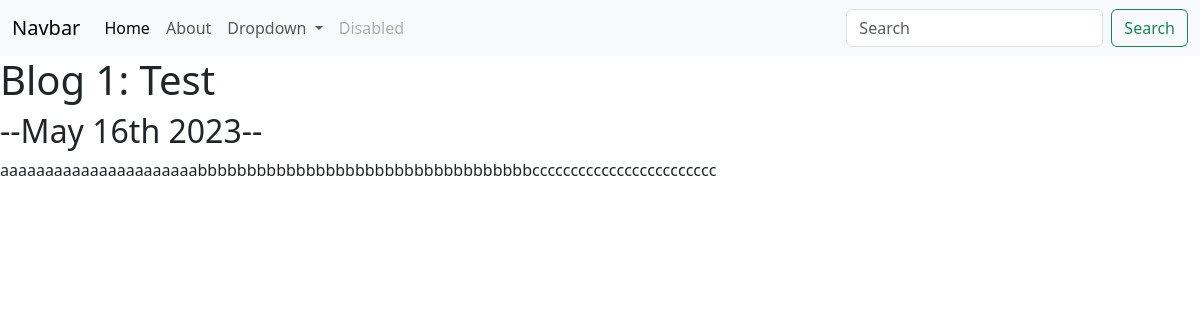
Page /blog/1/ on the committed database.
### blog/models.py (models this page shows, shortened)
class Blog(models.Model):
    title = models.CharField(max_length=200)
    description = models.TextField()
    date = models.DateField()

### blog/views.py (the view)
# urls.py: path('<int:blog_id>/', views.detail, name='detail'),
def detail(request, blog_id):
    blog = get_object_or_404(Blog, pk=blog_id)
    return render(request, 'blog/detail.html', {'blog': blog})

### blog/templates/blog/detail.html
{% extends 'portfolio/base.html' %}
{% block content %}
<h1>{{ blog.title }}</h1>
<h2>--{{ blog.date|date:'F jS Y'}}--</h2>
{{ blog.description | safe }}
{% endblock %}

### rows in the picture
Blog: title "Blog 1: Test", date "May 16th 2023", description "aaaaaaaaaaaaaaaaaaaaaabbbbbbbbbbbbbbbbbbbbbbbbbbbbbbbbbbcccccccccccccccccccccccc"
